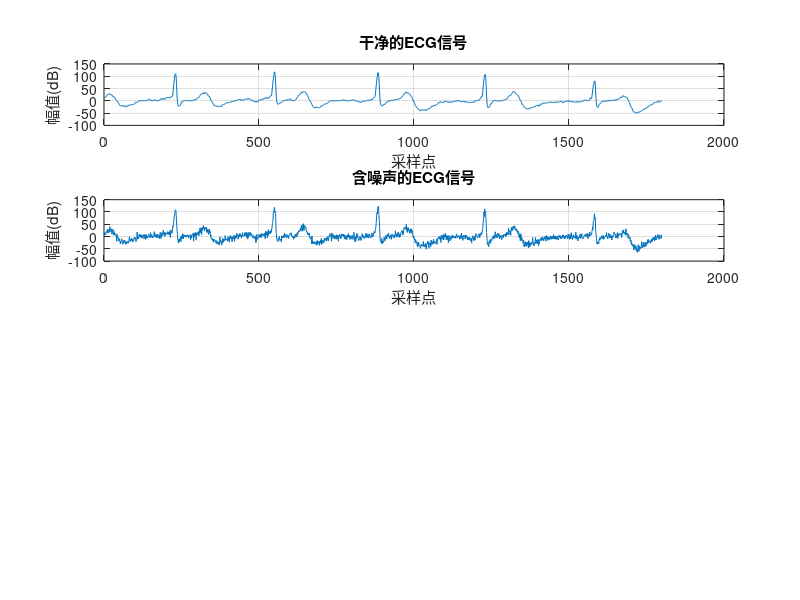
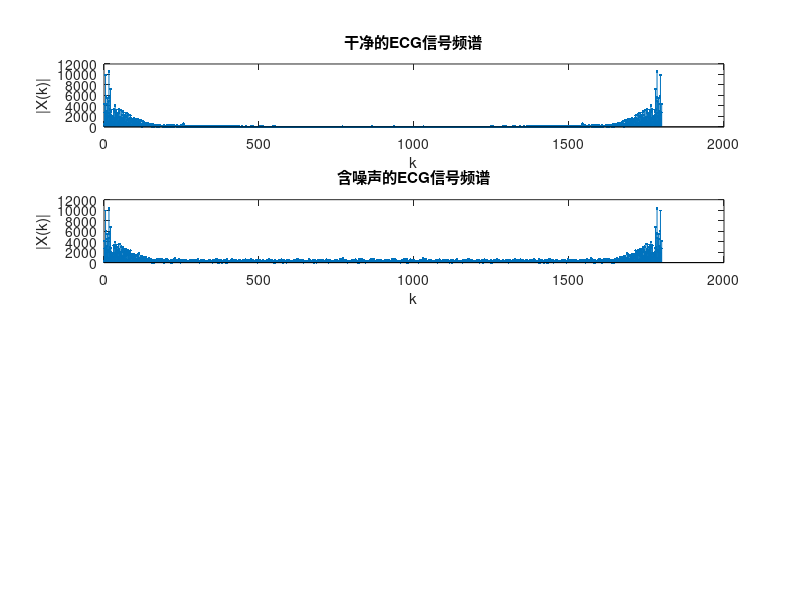

Write MATLAB code to recreate these figures, in order. (Note: this script raises an error after producing the figures.)
% IIR和FIR低通滤波器设计与心电信号滤波实验
% 目标：设计IIR和FIR低通滤波器分别滤除心电信号中的白噪声干扰
% 滤波器指标要求：通带截止频率Wp=0.1π，阻带截止频率Ws=0.16π
%                阻带衰减不小于15dB，通带衰减不大于1dB


% 最后图像生成
%1.干净的ECG信号及其频谱
%2.含噪声的ECG信号及其频谱
%3.IIR滤波后的ECG信号及其频谱
%4.FIR滤波后的ECG信号及其频谱


clear,clc;
% 导入心电信号数据
val = importdata('Ecg.txt');
signal = val(1,1:1800);
Fs = 500; % 采样频率

% 绘制原始干净的心电信号
figure(2);
subplot(4,1,1);
plot(signal);
title('干净的ECG信号');
xlabel('采样点');ylabel('幅值(dB)');
grid on;

% 计算并绘制原始信号的频谱
XK1=fft(signal,1800); % 快速傅里叶变换
magXK1=abs(XK1); % 计算频谱幅值
figure(3);
subplot(4,1,1);
k1=0:length(magXK1)-1;
stem(k1,magXK1,'.'); % 绘制信号幅频特性曲线
xlabel('k');
ylabel('|X(k)|');
title('干净的ECG信号频谱');

% 添加高斯白噪声信号（信噪比10dB）
% 白噪声的特点是在整个频谱范围内能量均匀分布，没有特定的频率
% 它会影响信号的所有频率成分，因此需要设计低通滤波器来滤除高频噪声
signal1 = awgn(signal,10,'measured'); %10就是控制信噪比
figure(2);
subplot(4,1,2);
plot(signal1);
title('含噪声的ECG信号');
xlabel('采样点');ylabel('幅值(dB)');
grid on;

% 计算并绘制含噪声信号的频谱
XK2=fft(signal1,1800);
magXK2=abs(XK2); % 计算频谱幅值
figure(3);
subplot(4,1,2);
k2=0:length(magXK2)-1;
stem(k2,magXK2,'.'); % 绘制信号幅频特性曲线
xlabel('k');
ylabel('|X(k)|');
title('含噪声的ECG信号频谱');

% IIR低通滤波器设计（Butterworth滤波器）
% 由于白噪声分布在所有频段，而心电信号的有用成分主要集中在低频段
% 设计低通滤波器保留低频有用信号，滤除高频噪声
wp=0.1*pi;  % 通带截止频率
ws=0.16*pi; % 阻带截止频率
% 预畸变处理，将数字滤波器转换为模拟滤波器设计问题
Fp=2*Fs*tan(wp/2);
Fc=2*Fs*tan(ws/2);
Rp=1;   % 通带最大衰减（dB）
Rs=15;  % 阻带最小衰减（dB）

% 计算滤波器阶数和截止频率
[N,Wn] = buttord(Fp,Fc,Rp,Rs,'s');
% 生成Butterworth模拟原型滤波器零极点和增益
[Z,P,K] = buttap(N);
% 零极点形式转换为传递函数系数
[Bap,Aap] = zp2tf(Z,P,K);
% 低通滤波器频率变换
[b,a] = lp2lp(Bap,Aap,Wn);
% 双线性变换，将模拟滤波器转换为数字滤波器
[bz,az] = bilinear(b,a,Fs);

% 计算IIR滤波器的频率响应
[H1,W]=freqz(bz,az);
% 对含噪声信号进行IIR滤波
y1=filter(bz,az,signal1);

% 绘制IIR滤波器的幅频响应特性
figure(1);
subplot(2,1,1);
plot(W/pi,20*log10(abs(H1)));
xlabel('\omega/\pi');
ylabel('幅度 (dB)');
title('IIR低通滤波器频率响应');
grid on;

% 绘制IIR滤波后的时域信号
figure(2);
subplot(4,1,3);
plot(y1);
title('IIR滤波后的ECG信号');
xlabel('采样点');ylabel('幅值(dB)');
grid on;

% 计算并绘制IIR滤波后信号的频谱
XK3=fft(y1,1800);
magXK3=abs(XK3); % 计算频谱幅值
figure(3);
subplot(4,1,3);
k3=0:length(magXK3)-1;
stem(k3,magXK3,'.'); % 绘制信号幅频特性曲线
xlabel('k');
ylabel('|X(k)|');
title('IIR低通滤波后的ECG信号频谱');

% FIR低通滤波器设计（基于汉宁窗的FIR滤波器）
wp=0.1*pi;  % 通带截止频率
ws=0.16*pi; % 阻带截止频率
wdelta=ws-wp; % 过渡带宽度
% 根据过渡带宽度估算滤波器阶数
N=ceil(8*pi/wdelta);
wn=(wp+ws)/2; % 理想滤波器的截止频率
% 使用汉宁窗设计FIR滤波器
h=fir1(N-1,wn/pi,hanning(N));

%虽然在FIR部分没有显式指定阻带衰减，
%但通过汉宁窗设计的FIR滤波器通常可以提供大约31dB的阻带衰减，
%远大于要求的"不小于15dB"。

%使用汉宁窗设计的FIR滤波器在通带内的纹波较小，一般可以满足通带衰减"不大于1dB"的要求

% 计算FIR滤波器的频率响应
[H2,W2]=freqz(h,1,512);
% 对含噪声信号进行FIR滤波
y2=conv(signal1, h);

% 绘制FIR滤波器的幅频响应特性
figure(1);
subplot(2,1,2);
plot(W/pi,20*log10(abs(H2)));
xlabel('\omega/\pi');
ylabel('幅度 (dB)');
title('FIR低通滤波器频率响应');
grid on;

% 绘制FIR滤波后的时域信号
figure(2);
subplot(4,1,4);
plot(y2);
title('FIR滤波后的ECG信号')
xlabel('采样点');ylabel('幅值(dB)');
grid on;

% 计算并绘制FIR滤波后信号的频谱
XK4=fft(y2,1800);
magXK4=abs(XK4); % 计算频谱幅值
figure(3);
subplot(4,1,4);
k4=0:length(magXK4)-1;
stem(k4,magXK4,'.'); % 绘制信号幅频特性曲线
xlabel('k');
ylabel('|X(k)|');
title('FIR低通滤波后的ECG信号频谱');
